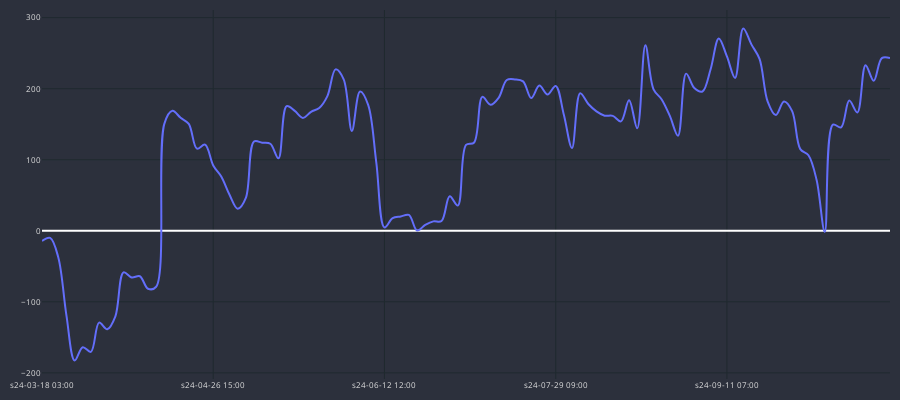

The code cell stored with this chart in its notebook:
### Code cell
cp = CandlePlot(df_gains, candles=False)
cp.show_plot(line_traces=['GAIN_C'])
